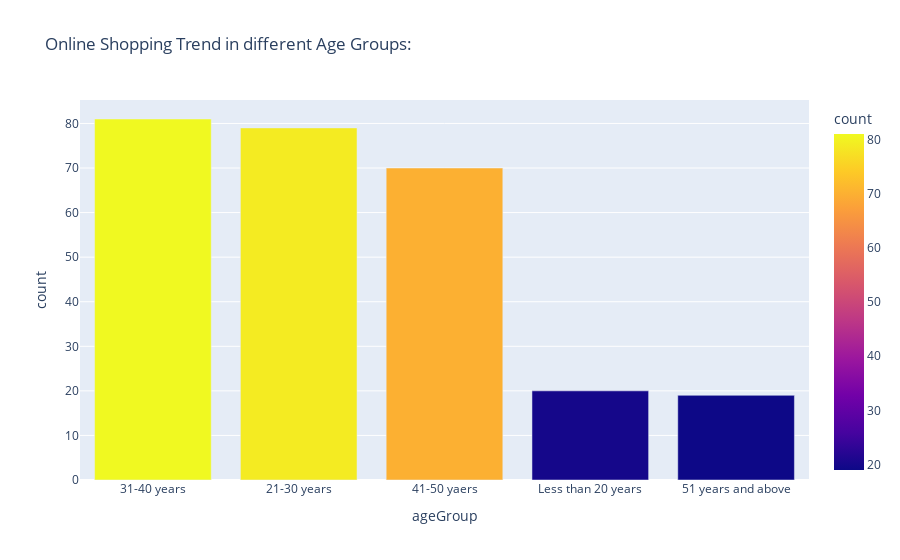

Write notebook code for a chart like this one.
### Markdown cell above
# Descriptive Analysis

### Code cell
#Age groups which shops the most : 
age_count = pd.DataFrame(dataset['age'].value_counts()).reset_index()
age_count.columns = ['ageGroup','count']


fig = px.bar(age_count, x='ageGroup',y='count',
             color='count',
             title = 'Online Shopping Trend in different Age Groups: ')
fig.show()

### Figure 1 — Plotly figure (JSON) as saved in the notebook; plotly's stock layout.template omitted (floating-point values rounded to 4 significant figures)
{"data": [{"alignmentgroup": "True", "hovertemplate": "ageGroup=%{x}<br>count=%{marker.color}<extra></extra>", "legendgroup": "", "marker": {"color": [81, 79, 70, 20, 19], "coloraxis": "coloraxis", "pattern": {"shape": ""}}, "name": "", "offsetgroup": "", "orientation": "v", "showlegend": false, "textposition": "auto", "type": "bar", "x": ["31-40 years", "21-30 years", "41-50 yaers", "Less than 20 years", "51 years and above"], "xaxis": "x", "y": [81, 79, 70, 20, 19], "yaxis": "y"}], "layout": {"barmode": "relative", "coloraxis": {"colorbar": {"title": {"text": "count"}}, "colorscale": [[0, "#0d0887"], [0.1111, "#46039f"], [0.2222, "#7201a8"], [0.3333, "#9c179e"], [0.4444, "#bd3786"], [0.5556, "#d8576b"], [0.6667, "#ed7953"], [0.7778, "#fb9f3a"], [0.8889, "#fdca26"], [1, "#f0f921"]]}, "legend": {"tracegroupgap": 0}, "title": {"text": "Online Shopping Trend in different Age Groups: "}, "xaxis": {"anchor": "y", "domain": [0, 1], "title": {"text": "ageGroup"}}, "yaxis": {"anchor": "x", "domain": [0, 1], "title": {"text": "count"}}}}
